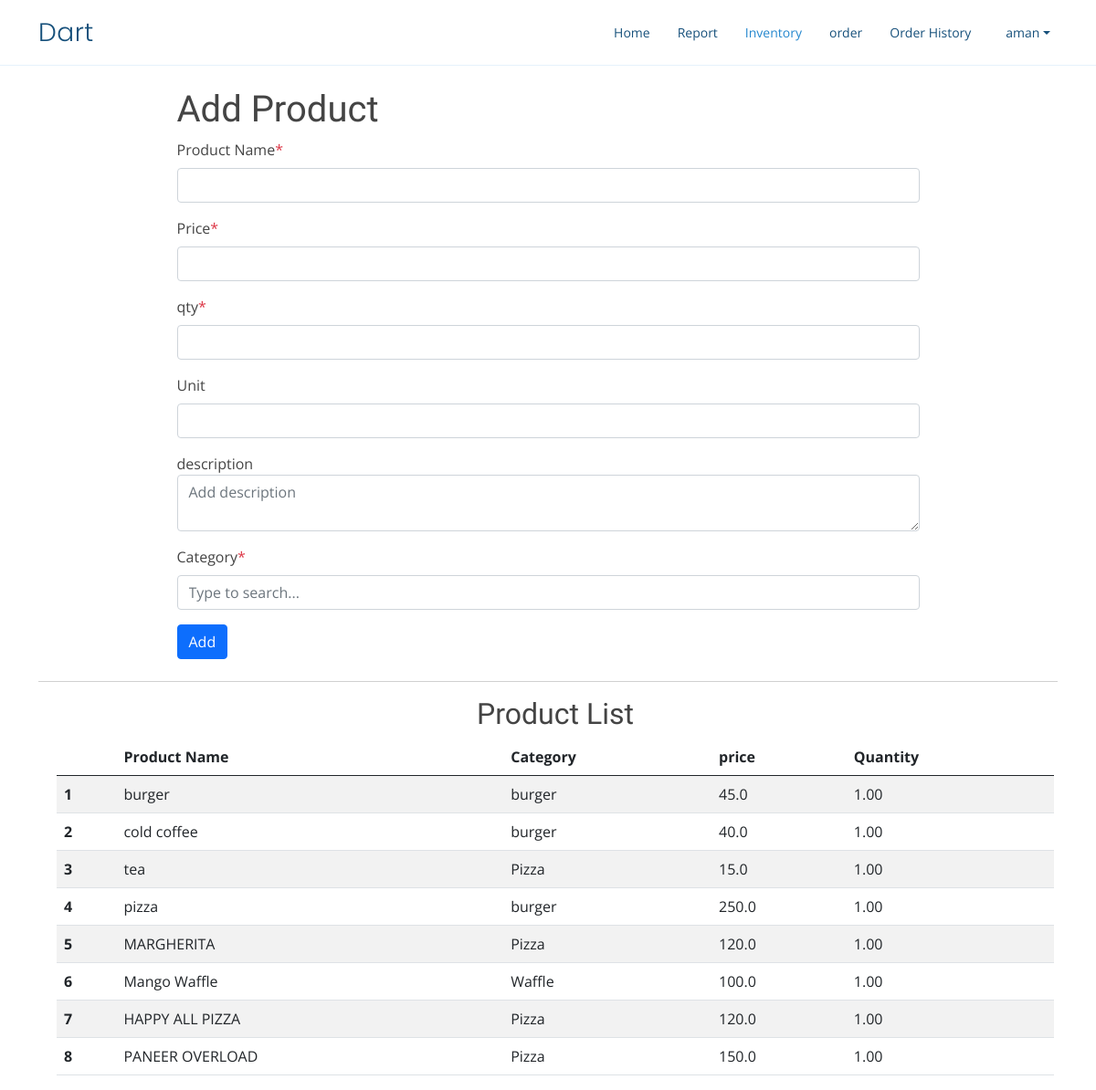
The page /product (signed in) on the database as committed earlier.
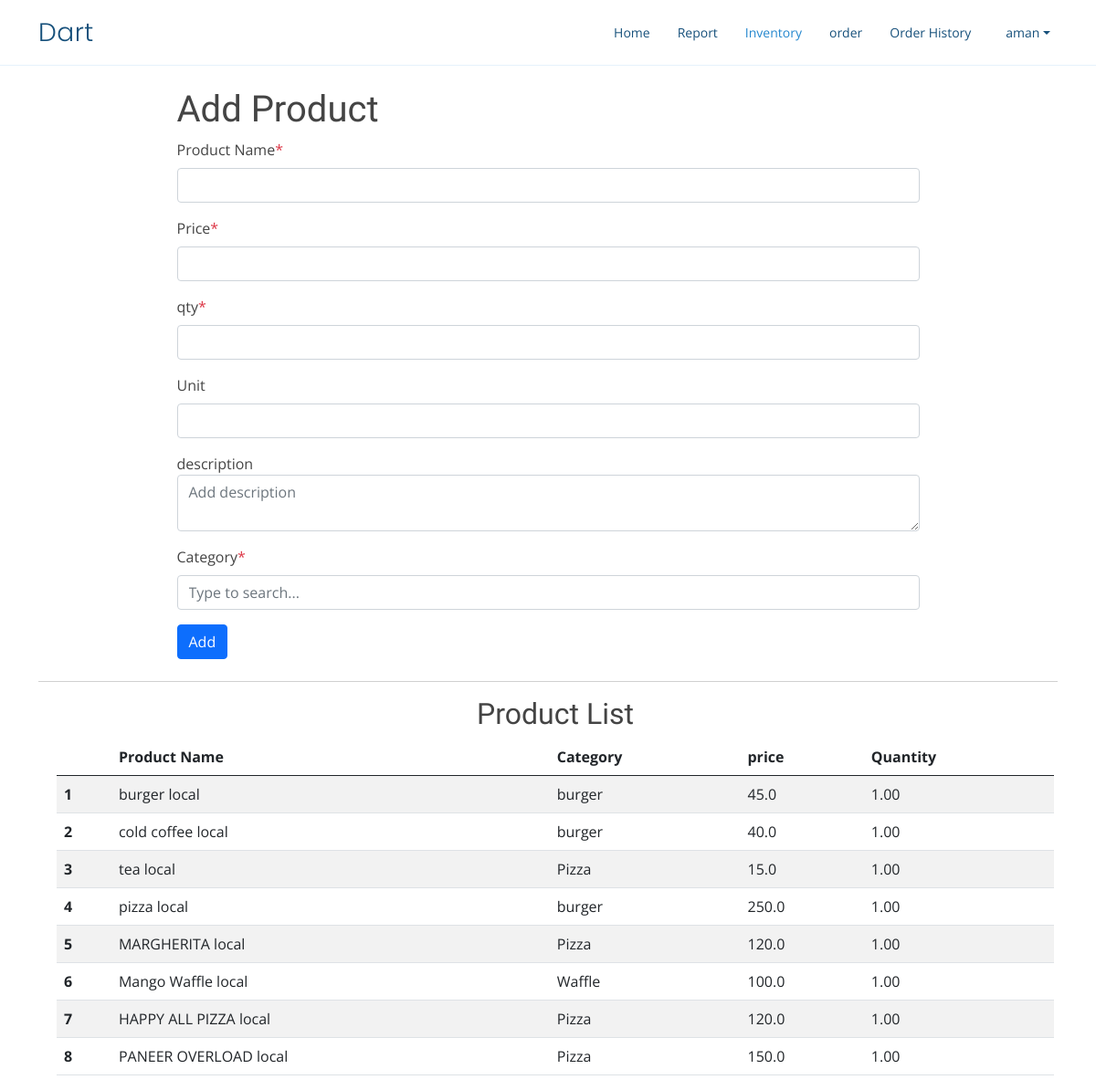
The same page on the database as committed later.
### home/models.py (models this page shows, shortened)
class Product(models.Model):
    name = models.CharField(max_length=200, null=True)
    price = models.FloatField(null=True)
    description = models.CharField(max_length=200, null=True,blank=True)
    unit = models.CharField(max_length=50,null=True,blank=True)
    qty=models.DecimalField( max_digits=10, decimal_places=2)
    date_created = models.DateTimeField(auto_now_add=True, null=True)
    user=models.ForeignKey(User,on_delete=models.CASCADE,related_name='product')
    category=models.ForeignKey(ProductCategory,null=True,blank=True,on_delete=models.CASCADE)

class ProductCategory(models.Model):
    user=models.ForeignKey(User,on_delete=models.CASCADE)
    category=models.CharField(max_length=100)
    objects=ProductCategoryManager()
    def __str__(self):
        return self.category

### home/views.py (the view, shortened to what this page needs)
# urls.py: path('product', views.product,name='product'),
@login_required
def product(request):
    products=Product.objects.filter(user=request.user)
    categories=ProductCategory.objects.filter(user=request.user)
    param={'products':products,'categories':categories}
    return render(request,'product.html',param)

### templates/product.html (shortened to what this page needs)
{% extends 'base.html' %}
{% block productActive %}active{% endblock productActive %}
{% block body %}
<div class="container">
    <div class="container w-75 my-4">
        <h1>Add Product</h1>
    <form action={% url 'product' %} method="post">
        <div class="mb-3">
          <label for="productName" class="form-label">Product Name<span class="text-danger ">*</span></label>
          <input type="text" name="productName" class="form-control" id="productName" aria-describedby="productName" required>
        </div>
        <div class="mb-3">
          <label for="price" class="form-label">Price<span class="text-danger ">*</span></label>
          <input type="number" name="price" class="form-control" id="price" required>
        </div>
        <div class="mb-3">
          <label for="qty" class="form-label">qty<span class="text-danger ">*</span></label>
          <input type="number" name="qty" class="form-control" id="qty" required>
        </div>
        <div class="mb-3">
          <label for="unit" class="form-label">Unit</label>
          <input type="text" name="unit" class="form-control" id="unit" >
        </div>
        <div class="mb-3">
            <label for="floatingTextarea">description</label>
            <textarea class="form-control" placeholder="Add description" id="description" name="description"></textarea>
        </div>
        <div class="mb-3">
          <label for="category" class="form-label">Category<span class="text-danger ">*</span></label>
          <input class="form-control dropdown-toggle"  oninput="update()" id="category" name="category" placeholder="Type to search..." data-bs-toggle="dropdown" autocomplete="off">
      </div>
        <button type="submit" class="btn btn-primary">Add</button>
      </form>
    </div>
    <hr>
    <div class="container mx-2" id="productList">
        <h2 class="text-center">Product List</h2>
        <table class="table table-striped table-hover">
            <thead>
              <tr>
                <th scope="col"></th>
                <th scope="col">Product Name</th>
                <th scope="col">Category</th>
                <th scope="col">price</th>
                <th scope="col">Quantity</th>
              </tr>
            </thead>
            <tbody>
                {% for product in products %}
              <tr>
                <th scope="row">{{ forloop.counter }}</th>
                <td>{{product.name}}</td>
                {% if product.category %}
                <td>{{product.category}}</td>
                {% else %}
                <td></td>
                {% endif %}
                <td>{{product.price}}</td>
                <td>{{product.qty}}</td>
              </tr>
              {% endfor %}
            </tbody>
          </table>
    </div>
</div>
{% endblock body %}

Rows that differ between the two databases and show on the page:
changed Product: name "burger" → "burger local"
changed Product: name "cold coffee" → "cold coffee local"
changed Product: name "tea" → "tea local"
changed Product: name "pizza" → "pizza local"
changed Product: name "MARGHERITA" → "MARGHERITA local"
changed Product "Waffle": name "Mango Waffle" → "Mango Waffle local"
changed Product: name "HAPPY ALL PIZZA" → "HAPPY ALL PIZZA local"
changed Product: name "PANEER OVERLOAD" → "PANEER OVERLOAD local"
